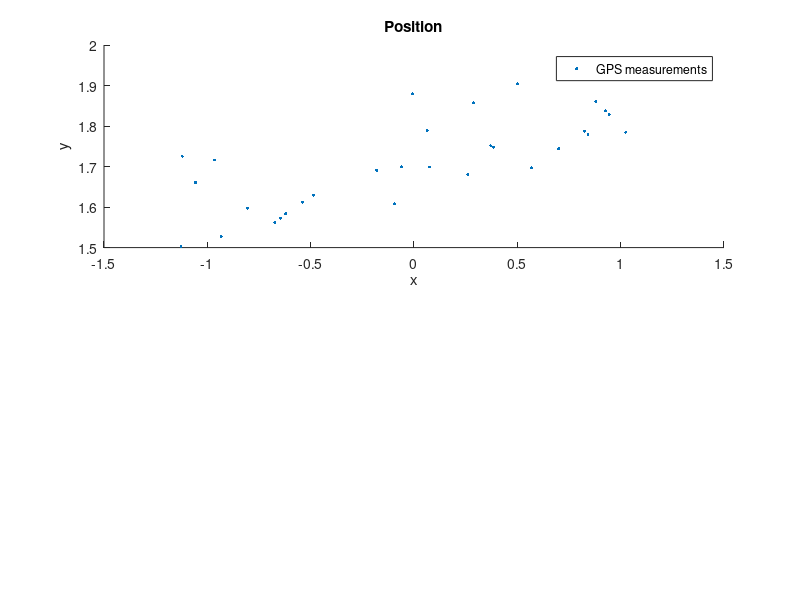

Here is the MATLAB script that generated this plot: (Note: this script raises an error after producing the figure.)
clear; clc; close all;

load('x_radar.mat'); load('y_radar.mat');
t = linspace(0, 2*pi, length(x_radar));
dt = t(2) - t(1);

% 튀는 값 제거
mean_x = mean(x_radar);
std_x = std(x_radar);
mean_y = mean(y_radar);
std_y = std(y_radar);

threshold = 2; % 3 표준편차를 기준으로 이상치 제거
valid_indices = abs(x_radar - mean_x) < threshold * std_x & abs(y_radar - mean_y) < threshold * std_y;

x_radar_filtered = x_radar(valid_indices);
y_radar_filtered = y_radar(valid_indices);

% Plotting the position
figure;
subplot(2, 1, 1);
scatter(x_radar_filtered, y_radar_filtered, 5, 'red', 'filled', 'DisplayName', 'GPS measurements');
xlabel('x');
ylabel('y');
title('Position');
legend;
hold on;

% Adjust layout
sgtitle('Position and Normalized Distance');
set(gcf, 'Position', [100, 100, 800, 600]);

% Define measurements to be the position with noise
measPos = [x_radar_filtered; y_radar_filtered; zeros(size(x_radar_filtered))];

% Define the initial state and covariance
positionSelector = [1 0 0 0 0 0; 0 0 1 0 0 0; 0 0 0 0 1 0]; % Position from state
initialState = [x_radar_filtered(1); 0; y_radar_filtered(1); 0; 0; 0]; % First measurement as initial state
initialCovariance = diag([1, 1e4, 1, 1e4, 1, 1e4]); % Velocity is not measured

% Create a constant-velocity trackingEKF
cvekf = trackingEKF(@constvel, @cvmeas, initialState, ...
    'StateTransitionJacobianFcn', @constveljac, ...
    'MeasurementJacobianFcn', @cvmeasjac, ...
    'StateCovariance', initialCovariance, ...
    'HasAdditiveProcessNoise', false, ...
    'ProcessNoise', eye(3));

% Track using the constant-velocity filter with low process noise
numSteps = numel(x_radar_filtered);
dist_low_pn = zeros(1, numSteps);
estPos_low_pn = zeros(3, numSteps);
for i = 2:numSteps
    predict(cvekf, dt);
    dist_low_pn(i) = distance(cvekf, measPos(:,i)); % Distance from true position
    estPos_low_pn(:,i) = positionSelector * correct(cvekf, measPos(:,i));
end
hold on;
subplot(2, 1, 1);
plot(estPos_low_pn(1,:), estPos_low_pn(2,:), '-g', 'DisplayName', 'CV Low PN');
axis equal;
legend;

% Plot normalized distance for low process noise
hold on;
subplot(2, 1, 2);
plot((1:numSteps)*dt, dist_low_pn, 'g', 'DisplayName', 'CV Low PN');
title('Normalized Distance from Estimated Position to True Position');
xlabel('Time (s)');
ylabel('Normalized Distance');
legend;

% Increase the process noise for the constant-velocity filter
cvekf2 = trackingEKF(@constvel, @cvmeas, initialState, ...
    'StateTransitionJacobianFcn', @constveljac, ...
    'MeasurementJacobianFcn', @cvmeasjac, ...
    'StateCovariance', initialCovariance, ...
    'HasAdditiveProcessNoise', false, ...
    'ProcessNoise', diag([50, 50, 1])); % Large uncertainty in the horizontal acceleration

dist_high_pn = zeros(1, numSteps);
estPos_high_pn = zeros(3, numSteps);
for i = 2:numSteps
    predict(cvekf2, dt);
    dist_high_pn(i) = distance(cvekf2, measPos(:,i)); % Distance from true position
    estPos_high_pn(:,i) = positionSelector * correct(cvekf2, measPos(:,i));
end
hold on;
subplot(2, 1, 1);
plot(estPos_high_pn(1,:), estPos_high_pn(2,:), '-c', 'DisplayName', 'CV High PN');
axis equal;
legend;

% Plot normalized distance for high process noise
hold on;
subplot(2, 1, 2);
plot((1:numSteps)*dt, dist_high_pn, 'c', 'DisplayName', 'CV High PN');
title('Normalized Distance from Estimated Position to True Position');
xlabel('Time (s)');
ylabel('Normalized Distance');
legend;
